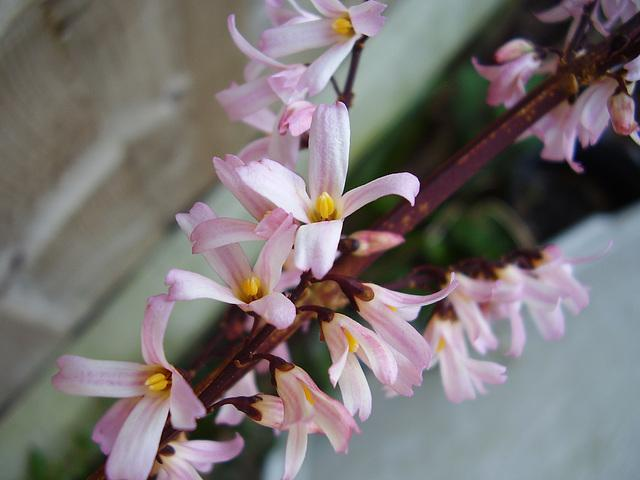
#> input picture python-code/opengl-learning/resources/images/f2.jpg, 640 x 480 px, found by its file name
$ jupyter execute --allow-errors '16-PyCUDA-图像处理-Bilateral滤波.ipynb'   (shell and % lines are left out)
#> lines starting #> are read from the running program, lines starting #| are printed output that depends on the picture
# PyCUDA-图像处理-Bilateral滤波

[cell 1]
import pycuda.autoinit
import pycuda.driver as cu
from pycuda import gpuarray
from pycuda.reduction import ReductionKernel
from pycuda.elementwise import ElementwiseKernel
import time
import numpy as np
from pycuda.compiler import SourceModule
import string
import cv2
import matplotlib.pyplot as plt
from matplotlib import  animation

[cell 2]
def load_kernel_from_file(fname,kname):
    sources = None
    kernel = None
    with open(fname) as f:
        sources = f.read() # 通过str函数转换为unicode编码
        sm = SourceModule(str(sources))
        kernel = sm.get_function(kname)
    return kernel

def load_kernel_from_string(sources,kname):
    sm = SourceModule(str(sources))
    kernel = sm.get_function(kname)
    return kernel

#> (a cell that did not finish here is left out)

[cell 4]
src = cv2.cvtColor(cv2.imread('../../datas/f2.jpg'),cv2.COLOR_BGR2RGB)
gray = cv2.cvtColor(src,cv2.COLOR_RGB2GRAY)
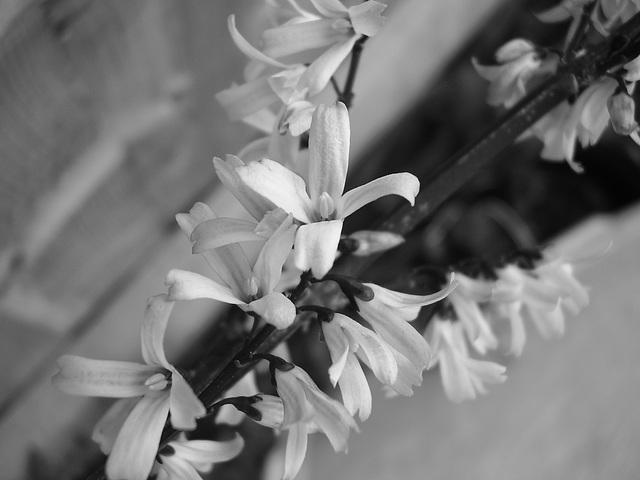
#> gray: shape (480, 640); min 2, max 251, mean 116.2

[cell 5]
rows,cols = gray.shape
#> rows = 480; cols = 640
block = (16,16,1)
grid = (int(cols / block[0]),int(rows / block[1]),1)
#> grid = (40, 30, 1)

[cell 6]
dst = np.zeros_like(gray)

#> (a cell that did not finish here is left out)

[cell 8]
plt.subplot(121)
plt.imshow(gray,'gray')
plt.title('SRC')
plt.subplot(122)
plt.imshow(dst,'gray')
plt.title('Bilateral Filter')
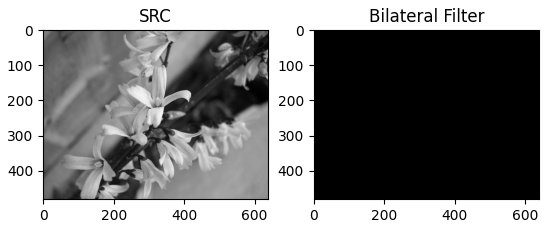
#> figure drawn by matplotlib, 2 panels

[cell 9]
plt.imshow(np.abs(dst - gray),'gray')
plt.title('Different')
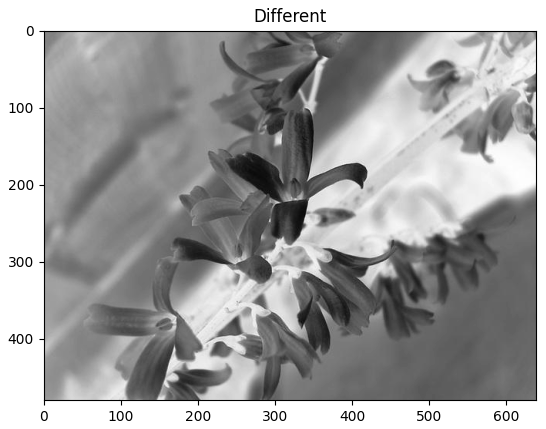
#> figure drawn by matplotlib, 1 panel

$ run again, with python-code/opengl-learning/resources/images/f1.jpg copied over python-code/opengl-learning/resources/images/f2.jpg
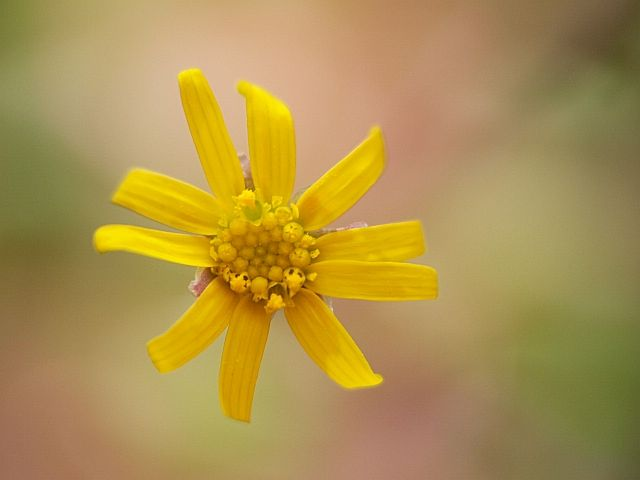
#> input picture python-code/opengl-learning/resources/images/f1.jpg, 640 x 480 px, found by its file name
#> `gray = cv2.cvtColor(src,cv2.COLOR_RGB2GRAY)`:
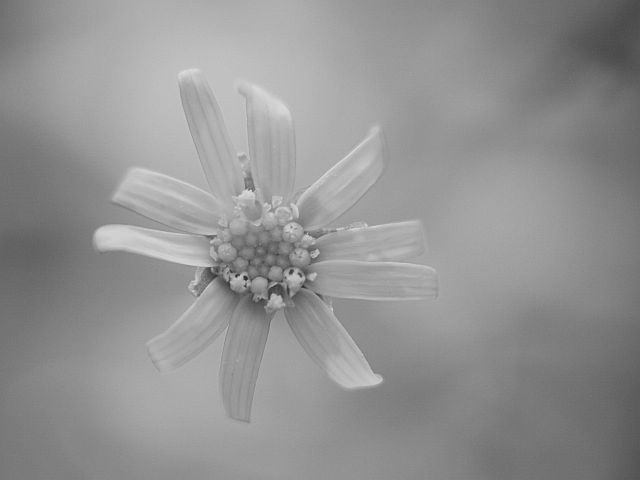
#> gray: shape (480, 640); min 40, max 222, mean 146.4
#> `[cell 9] plt.imshow(np.abs(dst - gray),'gray') plt.title('Different')`:
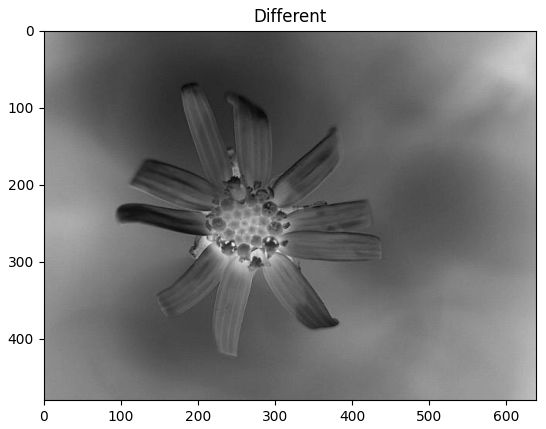
#> figure drawn by matplotlib, 1 panel

$ run again, with python-code/opengl-learning/resources/images/f3.jpg copied over python-code/opengl-learning/resources/images/f2.jpg
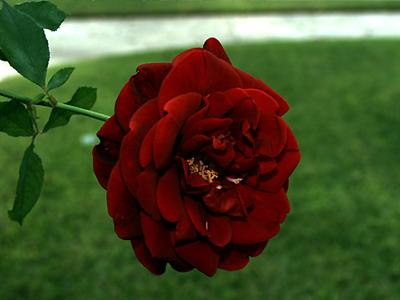
#> input picture python-code/opengl-learning/resources/images/f3.jpg, 400 x 300 px, found by its file name
#> `gray = cv2.cvtColor(src,cv2.COLOR_RGB2GRAY)`:
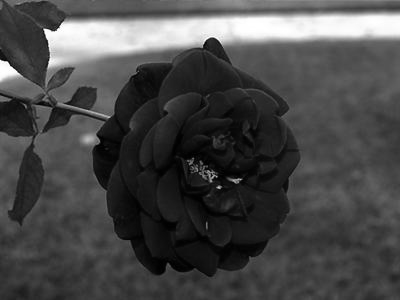
#> gray: shape (300, 400); min 0, max 255, mean 72.5
#> `[cell 9] plt.imshow(np.abs(dst - gray),'gray') plt.title('Different')`:
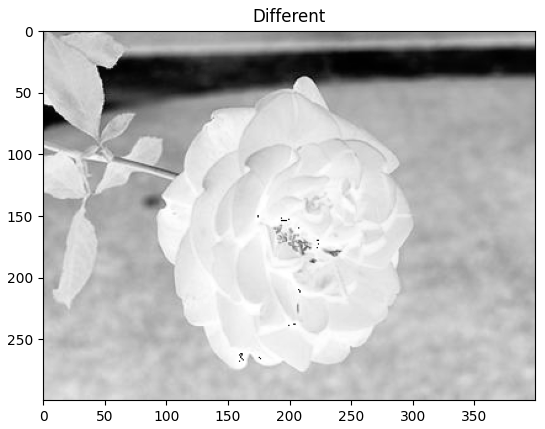
#> figure drawn by matplotlib, 1 panel

$ run again, with python-code/opengl-learning/resources/images/f4.jpg copied over python-code/opengl-learning/resources/images/f2.jpg
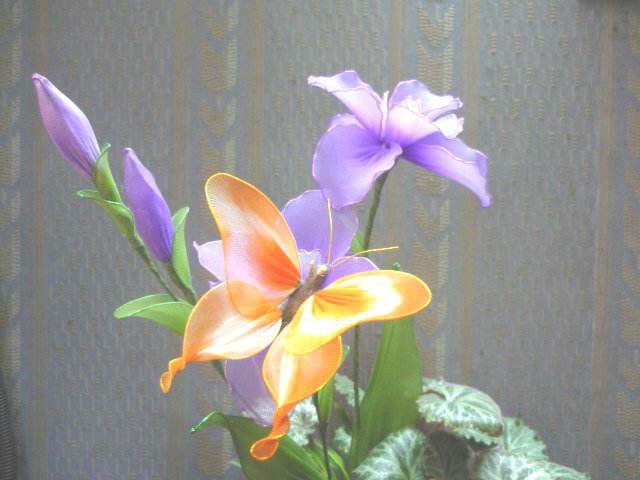
#> input picture python-code/opengl-learning/resources/images/f4.jpg, 640 x 480 px, found by its file name
#> `[cell 8] plt.subplot(121) plt.imshow(gray,'gray') plt.title('SRC') plt..`:
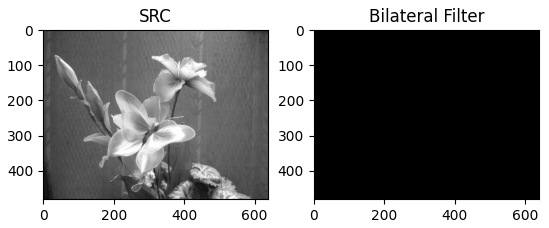
#> figure drawn by matplotlib, 2 panels
#> `[cell 9] plt.imshow(np.abs(dst - gray),'gray') plt.title('Different')`:
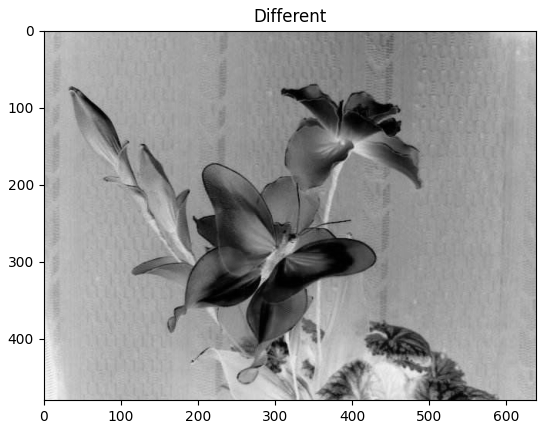
#> figure drawn by matplotlib, 1 panel
